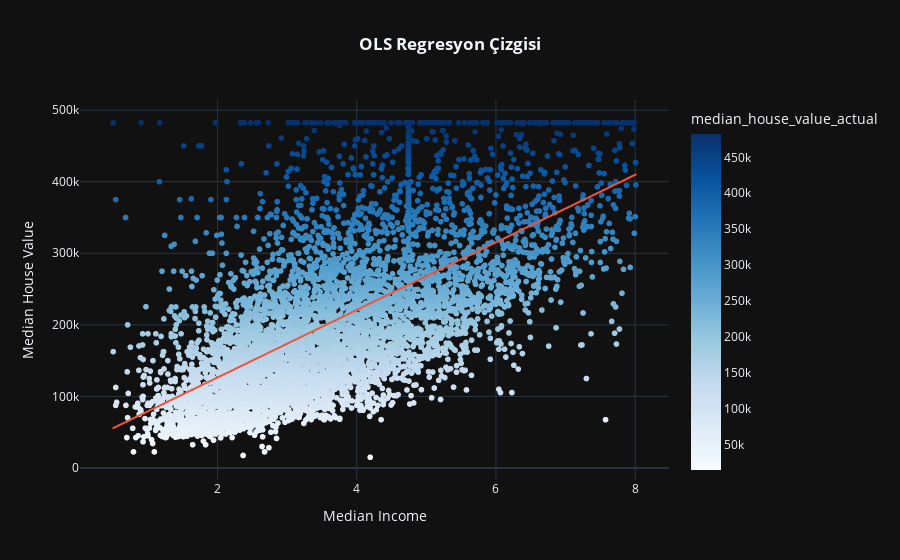

Write notebook code for a chart like this one.
### Code cell
# Random Forest Modeli Tanımlama ve Eğitme
rf_model = RandomForestRegressor(n_estimators=200, random_state=42)
rf_model.fit(X_train, y_train)

# Tahmin Yapma
y_pred = rf_model.predict(X_test)

# Performans Değerlendirme
mse = mean_squared_error(y_test, y_pred)
r2 = r2_score(y_test, y_pred)


print(f"R-squared (R2): {r2}")

# Test setinde median_income ve median_house_value arasındaki ilişkiyi görselleştirme
results_df = X_test.copy()
results_df['median_house_value_actual'] = y_test
results_df['median_house_value_predicted'] = y_pred

# Grafiği Oluşturma
fig = px.scatter(
    results_df,
    x="median_income",
    y="median_house_value_actual",
    trendline="ols",
    color='median_house_value_actual',
    color_discrete_sequence=['steelblue'],
    color_continuous_scale=px.colors.sequential.Blues,
    template='plotly_dark',
    title='<b>OLS Regresyon Çizgisi</b>',
)

fig.update_layout(
    title_x=0.5,
    xaxis_title="Median Income",
    yaxis_title="Median House Value",
)

fig.show()

### Figure 1 — Plotly figure (JSON) as saved in the notebook; plotly's stock layout.template omitted (floating-point values rounded to 4 significant figures; data arrays with more than 128 entries replaced by an {"elided": "..."} marker saying what was removed)
{"data": [{"hovertemplate": "median_income=%{x}<br>median_house_value_actual=%{marker.color}<extra></extra>", "legendgroup": "", "marker": {"color": {"elided": "6192 float values"}, "coloraxis": "coloraxis", "symbol": "circle"}, "mode": "markers", "name": "", "showlegend": false, "type": "scattergl", "x": {"elided": "6192 float values"}, "xaxis": "x", "y": {"elided": "6192 float values"}, "yaxis": "y"}, {"hovertemplate": "<b>OLS trendline</b><br>median_house_value_actual = 47197.2 * median_income + 32075.8<br>R<sup>2</sup>=0.381000<br><br>median_income=%{x}<br>median_house_value_actual=%{y} <b>(trend)</b><extra></extra>", "legendgroup": "", "marker": {"symbol": "circle"}, "mode": "lines", "name": "", "showlegend": false, "type": "scattergl", "x": {"elided": "6192 float values"}, "xaxis": "x", "y": {"elided": "6192 float values"}, "yaxis": "y"}], "layout": {"coloraxis": {"colorbar": {"title": {"text": "median_house_value_actual"}}, "colorscale": [[0, "rgb(247,251,255)"], [0.125, "rgb(222,235,247)"], [0.25, "rgb(198,219,239)"], [0.375, "rgb(158,202,225)"], [0.5, "rgb(107,174,214)"], [0.625, "rgb(66,146,198)"], [0.75, "rgb(33,113,181)"], [0.875, "rgb(8,81,156)"], [1, "rgb(8,48,107)"]]}, "legend": {"tracegroupgap": 0}, "title": {"text": "<b>OLS Regresyon Çizgisi</b>", "x": 0.5}, "xaxis": {"anchor": "y", "domain": [0, 1], "title": {"text": "Median Income"}}, "yaxis": {"anchor": "x", "domain": [0, 1], "title": {"text": "Median House Value"}}}}
